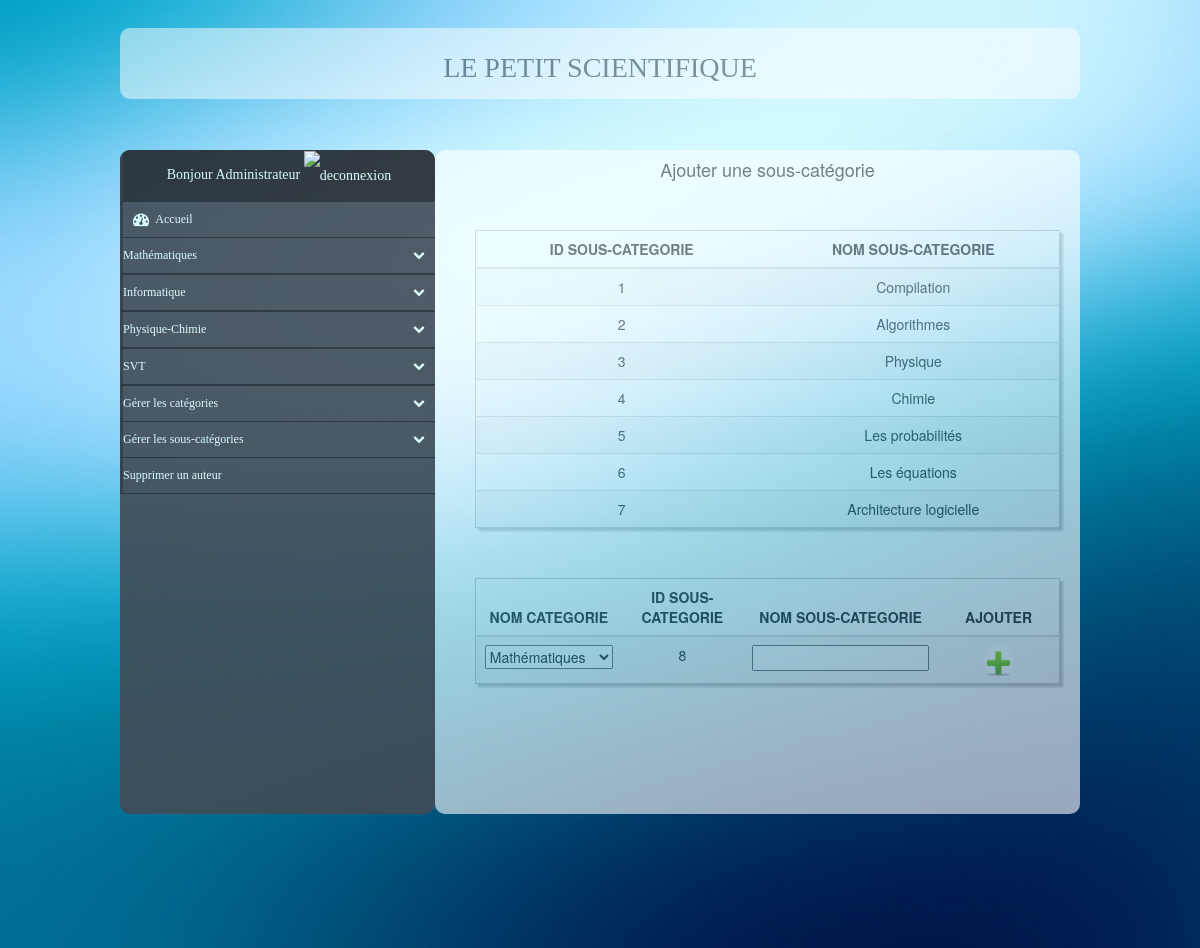
The app's page /lepetitscientifique?ajouterSousCateg (signed in) with its own data.
### tables this page shows
CREATE TABLE `categorie` (
  `id_categ` int(11) NOT NULL,
  `nom_categ` varchar(40) NOT NULL
);

CREATE TABLE `souscategorie` (
  `id_categ` int(11) NOT NULL,
  `id_souscateg` int(11) NOT NULL,
  `nom_souscateg` varchar(35) NOT NULL
);

### categorieModel.php (called while the page is built, shortened)
<?php
class Categorie {
	private $_db;
	public function __construct() 	{
		try {
			$this->_db = new PDO('mysql:host='.HOSTNAME.';dbname='.DBMENU, USER, PASSWD);
		} catch (PDOException $e) {
			print 'Error!: ' . $e_>getMessage() . '<br/>';
			die();
		}
	}
	public function getCategories() {
		$query = "SELECT * FROM categorie";
		$request = $this->_db->prepare($query);
		$request->execute();
		$data = $request->fetchAll();
		return $data;
	}
}
?>

### sousCategorieModel.php (called while the page is built, shortened)
<?php
class SousCategorie {
	private $_db;
	public function __construct() 	{
		try {
			$this->_db = new PDO('mysql:host='.HOSTNAME.';dbname='.DBMENU, USER, PASSWD);
		} catch (PDOException $e) {
			print 'Error!: ' . $e_>getMessage() . '<br/>';
			die();
		}
	}
	public function getSousCategories() {
		$query = "SELECT * FROM souscategorie";
		$request = $this->_db->prepare($query);
		$request->execute();
		return $request->fetchAll();
	}
}
?>

### vueGestionSousCateg.php (the view, shortened to what this page needs)
<?php
function tabAjouteSousCateg($data1, $nomCateg) {
	echo "			<h4>Ajouter une sous-catégorie</h4>\n";
	echo "			<div class=\"custyle\">\n";
	if (count($data1) >= 1) {
		echo "				<table class=\"table table-striped custab\">\n";
		echo "					<thead>\n";
		echo "						<tr>\n";
		echo "							<th> ID SOUS-CATEGORIE 	</th>\n";
		echo "							<th> NOM SOUS-CATEGORIE	</th>\n";
		echo "						</tr>\n";
		echo "					</thead>\n";
	}
	$dernierId = 0;
	foreach($data1 as $tuple) {
		echo "					<tr>\n";
		echo "						<td>\n";
		echo "							".$tuple['id_souscateg']."\n";
		echo "						</td>\n";
		echo "						<td>\n";
		echo "							".$tuple['nom_souscateg']."\n";
		echo "						</td>\n";
		echo "					</tr>\n";
		$dernierId = $tuple['id_souscateg'] + 1;
	}
	echo "				</table>\n";
	echo "				<form action=\"lepetitscientifique.php\" method=\"get\">\n";
	echo "					<table class=\"table table-striped custab\">\n";
	echo "						<thead>\n";
	echo "							<tr>\n";
	echo "								<th> NOM CATEGORIE 	    </th>\n";
	echo "								<th> ID SOUS-CATEGORIE 	</th>\n";
	echo "								<th> NOM SOUS-CATEGORIE	</th>\n";
	echo "								<th> AJOUTER			</th>\n";
	echo "							</tr>\n";
	echo "						</thead>\n";
	echo "							<tr>\n";
	echo "							<td>\n";
	echo "								<select name=insert_id_categ>\n";
	foreach($nomCateg as $n) {
		echo "									<option value=".$n['id_categ'].">".$n['nom_categ']."</option>\n";
	}
	echo "								</select>\n";
	echo "							</td>\n";
	echo "							<td> $dernierId <input type=\"hidden\" name=\"insert_id_souscateg\" value=\"$dernierId\">	</td>\n";
	echo "							<td> <input type=\"text\" name=\"insert_nom_souscateg\" required=required pattern=\"([-A-zÀ-ž\s]){3,}\"></td>\n";
	echo "							<td> <button class=\"btn btn-default btn-circle\" type=\"submit\"><img width=\"25\" height=\"25\" src=\"images/ajout.png\" alt=\"ajouter\"/></button></td>\n";
	echo "						</tr>\n";
	if (count($data1) >= 1) {
		echo "					</table>\n";
	}
	echo "				</form>\n";
	echo " 			</div>\n";
}
?>

### vueMenu.php (shortened to what this page needs)
<?php
function menu($dataCateg, $dataSousCateg, $dataArticle) {
	echo " 		<div class=\"nav-side-menu\">\n";
	echo "			<div class=\"menu-list\">\n";
	echo " 				<ul id=\"menu-content\" class=\"menu-content collapse out\">\n";
	echo " 					<li class=\"brand\">\n";
	if (isset($_SESSION['mail'])) {
		echo "						Bonjour ".$_SESSION['prenom']." ".$_SESSION['nom']."\n";
		echo "						<a href=\"deconnexion.php\"><img src=\"images/dec.png\" width=\"25\" height=\"25\" alt=\"deconnexion\"/></a>\n";
	}
	echo " 					</li>\n";
	echo " 					<li>\n";
	echo "						<a class=\"block\" href=\"lepetitscientifique.php\">\n";
	echo "							<i class=\"fa fa-dashboard fa-lg\"></i> Accueil\n";
	echo "						</a>\n";
	echo "					</li>\n";
	$cpt = 0;
	foreach($dataCateg as $nomCateg) {
		$cpt = $cpt + 1;
		echo " 					<li data-toggle=\"collapse\" data-target=\"#categ".$cpt."\" class=\"collapsed\">\n";
		echo "						".$nomCateg['nom_categ']." <span class=\"arrow\"></span>\n";
		echo " 					</li>\n";
		echo "					<li><ul class=\"sub-menu collapse\" id=\"categ".$cpt."\">\n";
		echo " 					</ul></li>\n";
	}
	if (isset($_SESSION['mail']) && $_SESSION['admin'] == 1) {
		echo " 				<li data-toggle=\"collapse\" data-target=\"#new\" class=\"collapsed \">\n";
		echo "					Gérer les catégories<span class=\"arrow\"></span>\n";
		echo "				</li>\n";
		echo " 				<li data-toggle=\"collapse\" data-target=\"#new1\" class=\"collapsed \">\n";
		echo "					Gérer les sous-catégories<span class=\"arrow\"></span>\n";
		echo "				</li>\n";
		echo " 					<li>\n";
		echo "						<a href=\"lepetitscientifique?supprimerAuteur\">Supprimer un auteur</a>\n";
		echo "					</li>\n";
	} else if (isset($_SESSION['mail'])) {
		echo " 					<li>\n";
		echo "						<a class=\"block\" href=\"lepetitscientifique?modifierAuteur\"><i class=\"fa fa-user fa-lg\"></i>Modifier son compte</a>\n";
		echo "					</li>\n";
		echo " 					<li data-toggle=\"collapse\" data-target=\"#new2\" class=\"collapsed \">\n";
		echo "						Gérer les articles<span class=\"arrow\"></span>\n";
		echo " 						<ul class=\"sub-menu collapse\" id=\"new2\">\n";
		echo " 							<li>\n";
		echo "								<a class=\"block\" href=\"lepetitscientifique?ajouterArticle\">Ajouter un article</a>\n";
		echo "							</li>\n";
		echo " 							<li>\n";
		echo "								<a class=\"block\" href=\"lepetitscientifique?modifierArticle\">Modifier un article</a>\n";
		echo "							</li>\n";
		echo " 							<li>\n";
		echo "								<a class=\"block\" href=\"lepetitscientifique?supprimerArticle\">Supprimer un article</a>\n";
		echo "							</li>\n";
		echo "						</ul>\n";
		echo "					</li>\n";
	}
	echo " 				</ul>\n";
	echo " 			</div>\n";
	echo " 		</div>\n";
}
?>

### style.css (style rules this page uses)
.btn-circle { width: 30px; height: 30px; text-align: center; padding: 6px 0; font-size: 12px; line-height: 1.428571429; border-radius: 15px; border: none; }
h4 { margin-top: 10px; text-align: center; }
.centre td, th, tr { width: 120px; height: 30px; text-align: center; }
table { left: 300px; top: 150px; border: none; }
thead { font-weight: bold; }
.custyle { margin-right: 40px; margin-bottom: 140px; }
.custab { border: 1px solid #ccc; padding: 5px; margin-left: 20px; margin-top: 50px; overflow: auto; box-shadow: 3px 3px 2px #ccc; transition: 0.5s; }
a.block { display:inline-block; width: 83%; }
.nav-side-menu { opacity: 0.90; position: fixed; overflow: auto; font-family: verdana; font-size: 12px; font-weight: 200; background-color: #414b56; z-index: 1; left: 10%; top: 150px; width: 315px; height: 70%; color: #e1ffff; border-radius: 10px; }
.nav-side-menu .brand { background-color: #23282e; line-height: 50px; display: block; text-align: center; font-size: 14px; }
.nav-side-menu ul, .nav-side-menu li { list-style: none; padding: 0px; margin: 0px; line-height: 35px; cursor: pointer; }
.nav-side-menu li { padding-left: 0px; border-left: 3px solid #2e353d; border-bottom: 1px solid #23282e; }
.nav-side-menu li a { text-decoration: none; color: #e1ffff; }
.nav-side-menu li a i { padding-left: 10px; width: 20px; padding-right: 20px; }
@media (min-width: 767px) { .nav-side-menu .menu-list .menu-content { display: block; } }
body { margin: 0px; padding: 0px; background: url(images/fond2.jpeg) 0px center no-repeat; }

### records on screen
categorie: nom_categ "Mathématiques"
categorie: nom_categ "Informatique"
categorie: nom_categ "Physique-Chimie"
categorie: nom_categ "SVT"
souscategorie: id_souscateg "1", nom_souscateg "Compilation"
souscategorie: id_souscateg "2", nom_souscateg "Algorithmes"
souscategorie: id_souscateg "3", nom_souscateg "Physique"
souscategorie: id_souscateg "4", nom_souscateg "Chimie"
souscategorie: id_souscateg "5", nom_souscateg "Les probabilités"
souscategorie: id_souscateg "6", nom_souscateg "Les équations"
souscategorie: id_souscateg "7", nom_souscateg "Architecture logicielle", id_souscateg "8"

### other values on screen
$_SESSION['nom'] "Administrateur"
form field insert_id_categ "Mathématiques"
